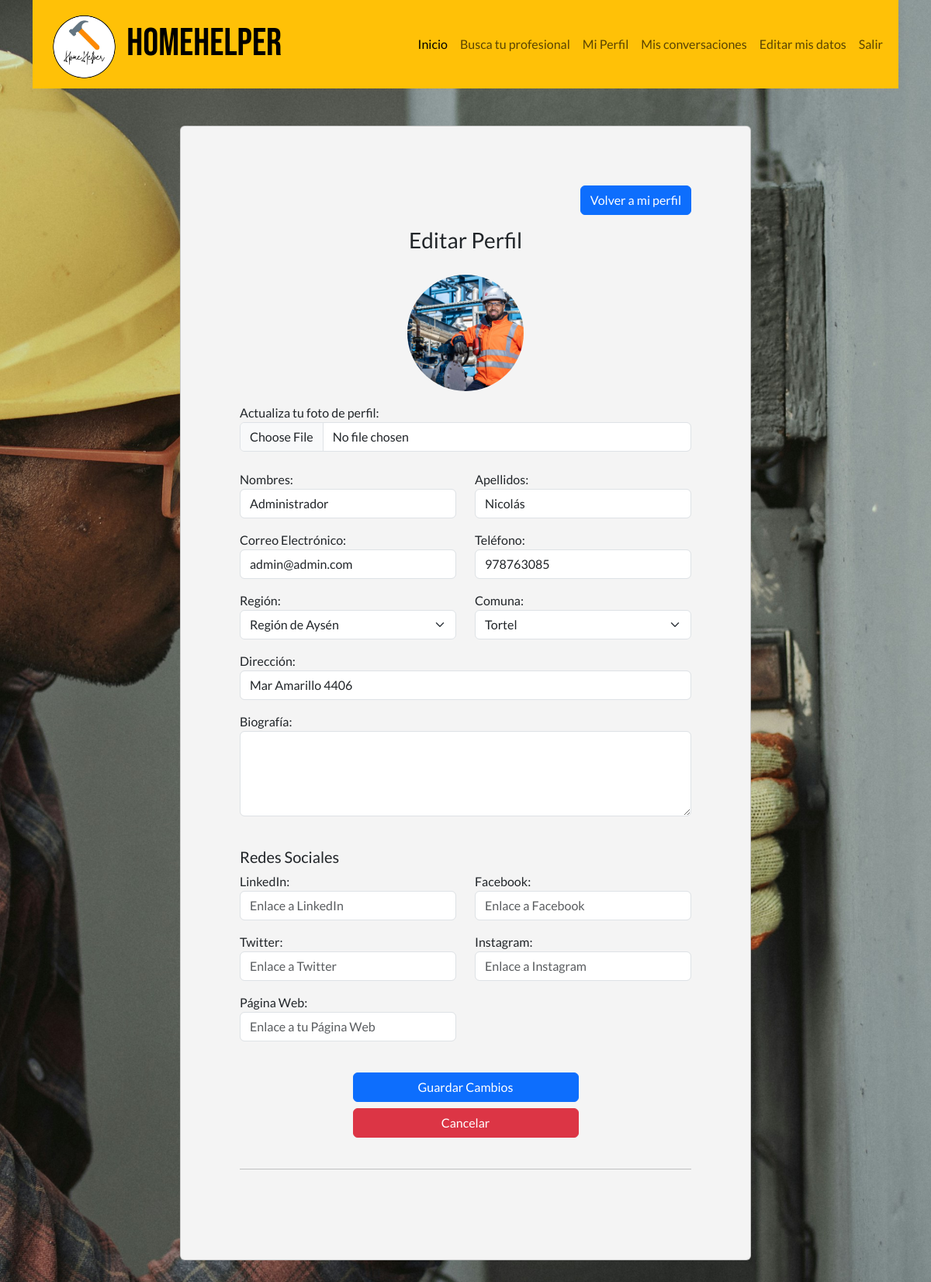
Screenshot of /perfil/ (signed in) with the database file from the repository.
### user/models.py (models this page shows, shortened)
class Profile(models.Model):
    user = models.OneToOneField(settings.AUTH_USER_MODEL, on_delete=models.CASCADE, related_name='profile')
    specialties = models.ManyToManyField('Speciality', blank=True, related_name='profiles', verbose_name='Especialidades')
    visit_count = models.PositiveIntegerField(default=0)  # Nuevo campo para contar visitas
    bio = models.TextField(max_length=400, null=True, blank=True)
    profile_picture = models.ImageField(
        upload_to='users/',  # Carpeta donde se guardarán las fotos
        default='profile_default.png',  # Ruta por defecto
        blank=True,
    )
    linkedin = models.URLField(max_length=255, null=True, blank=True, verbose_name="LinkedIn")
    instagram = models.URLField(max_length=255, null=True, blank=True, verbose_name="Instagram")
    facebook = models.URLField(max_length=255, null=True, blank=True, verbose_name="Facebook")
    twitter = models.URLField(max_length=255, null=True, blank=True, verbose_name="Twitter")
    website = models.URLField(max_length=255, null=True, blank=True, verbose_name="Página Web")

class User(AbstractUser):
    first_name = models.CharField(max_length=30, null=False, blank=False, verbose_name='Nombres')  # Nombre
    last_name = models.CharField(max_length=150, null=False, blank=False, verbose_name='Apellidos')  # Apellido
    location = models.CharField(max_length=60, null=False, blank=False, verbose_name='Dirección')
    telefono = models.CharField(max_length=15, null=False, blank=False, verbose_name='Teléfono')
    rut = models.CharField(max_length=12, unique=True, null=True, blank=True, verbose_name="RUT")
    email = models.EmailField(max_length=254, unique=True, blank=False, null=False, verbose_name='Correo electrónico')  # Correo obligatorio
    region = models.CharField(max_length=50, choices=[(region, region) for region in regiones], blank=False, verbose_name='Región')
    comuna = models.CharField(max_length=50, blank=False, verbose_name='Comuna')

### core/views.py (the view, shortened to what this page needs)
# urls.py: path('perfil/', perfil, name='perfil'),
@login_required
def perfil(request):
    user = request.user
    profile = user.profile
    region_selected = user.region  # Asegúrate de que `User` tenga este campo
    comuna_selected = user.comuna  # Asegúrate de que `User` tenga este campo
    user_form = UserUpdateForm(
        instance=user,
        region_selected=region_selected
    )
    profile_form = ProfileUpdateForm(instance=profile)
    credential_form = CredentialForm()
    credentials = profile.credentials.all()
    context = {
        'user_form': user_form,
        'profile_form': profile_form,
        'credential_form': credential_form,
        'credentials': credentials,
        'is_professional': user.groups.filter(name="profesional").exists(),
        'regiones_comunas': regiones_comunas,
    }
    return render(request, 'core/perfil.html', context)

### core/forms.py
class ProfileUpdateForm(forms.ModelForm):
    class Meta:
        model = Profile
        fields = [
            'bio',
            'specialties',
            'profile_picture',
            'linkedin',
            'instagram',
            'facebook',
            'twitter',
            'website'
        ]
        widgets = {
            'bio': forms.Textarea(attrs={'class': 'form-control', 'rows': 4}),
            'specialties': forms.CheckboxSelectMultiple(),  # Usar checkboxes
            'profile_picture': forms.ClearableFileInput(attrs={'class': 'form-control'}),
            'linkedin': forms.URLInput(attrs={'class': 'form-control', 'placeholder': 'Enlace a LinkedIn'}),
            'instagram': forms.URLInput(attrs={'class': 'form-control', 'placeholder': 'Enlace a Instagram'}),
            'facebook': forms.URLInput(attrs={'class': 'form-control', 'placeholder': 'Enlace a Facebook'}),
            'twitter': forms.URLInput(attrs={'class': 'form-control', 'placeholder': 'Enlace a Twitter'}),
            'website': forms.URLInput(attrs={'class': 'form-control', 'placeholder': 'Enlace a tu Página Web'}),
        }

### core/templates/core/perfil.html (shortened to what this page needs)
{% extends 'core/base.html' %}
{% block content %}
<br>
<div class="container mt-4" style="padding: 0  0 50px 0;">
    <div class="row justify-content-center">
        <div class="col-lg-8 col-md-10 col-sm-12">
            <div class="card" style="background-color: rgb(244, 244, 244); padding: 60px;">
                <div class="card-body">
                    <div class="text-end mb-3">
                        <a class="btn btn-primary" href="{% url 'verperfil' %}">Volver a mi perfil</a>
                    </div>
                    <h3 class="text-center my-1">Editar Perfil</h3>
                    <br>
                    <form method="post" enctype="multipart/form-data">
                        <div class="row">
                            <div class="col-md-12 text-center mb-4">
                                {% if profile_form.instance.profile_picture %}
                                    <img src="{{ profile_form.instance.profile_picture.url }}" alt="Foto de Perfil"
                                        class="rounded-circle img-fluid" style="width: 150px; height: 150px; object-fit: cover;">
                                {% else %}
                                    <img src="{{ MEDIA_URL }}profile_default.png" alt="Foto Predeterminada"
                                        class="rounded-circle img-fluid" style="width: 150px; height: 150px; object-fit: cover;">
                                {% endif %}
                                <div class="form-group mt-3" style="text-align: start;">
                                    <label for="id_profile_picture">Actualiza tu foto de perfil:</label>
                                    <input type="file" name="{{ profile_form.profile_picture.name }}" id="{{ profile_form.profile_picture.id }}" class="form-control">
                                </div>
                            </div>
                            <div class="col-md-6 mb-3">
                                <label for="id_first_name">Nombres:</label>
                                {{ user_form.first_name }}
                            </div>
                            <div class="col-md-6 mb-3">
                                <label for="id_last_name">Apellidos:</label>
                                {{ user_form.last_name }}
                            </div>
                            <div class="col-md-6 mb-3">
                                <label for="id_email">Correo Electrónico:</label>
                                {{ user_form.email }}
                            </div>
                            <div class="col-md-6 mb-3">
                                <label for="id_telefono">Teléfono:</label>
                                {{ user_form.telefono }}
                            </div>
                            <div class="col-md-6 mb-3">
                                <label for="id_region">Región:</label>
                                {{ user_form.region }}
                            </div>
                            <div class="col-md-6 mb-3">
                                <label for="id_comuna">Comuna:</label>
                                {{ user_form.comuna }}
                            </div>
                            <div class="col-md-12 mb-3">
                                <label for="id_location">Dirección:</label>
                                {{ user_form.location }}
                            </div>
                            <div class="col-md-12 mb-3">
                                <label for="id_bio">Biografía:</label>
                                {{ profile_form.bio }}
                            </div>
                            <h5 class="card-title mt-4">Redes Sociales</h5>
                            <div class="col-md-6 mb-3">
                                <label for="id_linkedin">LinkedIn:</label>
                                {{ profile_form.linkedin }}
                            </div>
                            <div class="col-md-6 mb-3">
                                <label for="id_facebook">Facebook:</label>
                                {{ profile_form.facebook }}
                            </div>
                            <div class="col-md-6 mb-3">
                                <label for="id_twitter">Twitter:</label>
                                {{ profile_form.twitter }}
                            </div>
                            <div class="col-md-6 mb-3">
                                <label for="id_instagram">Instagram:</label>
                                {{ profile_form.instagram }}
                            </div>
                            <div class="col-md-6 mb-3">
                                <label for="id_website">Página Web:</label>
                                {{ profile_form.website }}
                            </div>
                        </div>
                        <div class="text-center mt-4">
                            <button type="submit" class="btn btn-primary w-50 mb-2">Guardar Cambios</button>
                            <a href="{% url 'verperfil' %}" class="btn btn-danger w-50">Cancelar</a>
                        </div>
                    </form>
                    <br><hr><br>
                </div>
            </div>
        </div>
    </div>
</div>
{% endblock %}

### core/static/css/styles.css (style rules this page uses)
* { font-family: Lato, sans-serif; }
body { background-image: url('/static/img/background.jpg'); background-size: cover; background-position: center; background-repeat: no-repeat; color: rgb(255, 255, 255); margin: 0; padding: 0; }

### rows the page displays
Profile: instance.profile_picture (picture)
User: first_name "Administrador", last_name "Nicolás", email "admin@admin.com", telefono "978763085", region "Región de Aysén", comuna "Tortel", location "Mar Amarillo 4406"
